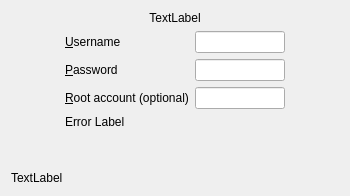
<?xml version="1.0" encoding="UTF-8"?>
<ui version="4.0">
 <class>OwncloudHttpCredsPage</class>
 <widget class="QWidget" name="OwncloudHttpCredsPage">
  <property name="geometry">
   <rect>
    <x>0</x>
    <y>0</y>
    <width>350</width>
    <height>196</height>
   </rect>
  </property>
  <property name="windowTitle">
   <string>Form</string>
  </property>
  <layout class="QGridLayout" name="gridLayout">
   <item row="1" column="0">
    <spacer name="horizontalSpacer">
     <property name="orientation">
      <enum>Qt::Horizontal</enum>
     </property>
     <property name="sizeType">
      <enum>QSizePolicy::Fixed</enum>
     </property>
     <property name="sizeHint" stdset="0">
      <size>
       <width>48</width>
       <height>20</height>
      </size>
     </property>
    </spacer>
   </item>
   <item row="1" column="1">
    <layout class="QFormLayout" name="formLayout">

     <item row="0" column="0">
      <widget class="QLabel" name="label">
       <property name="text">
        <string>&amp;Username</string>
       </property>
       <property name="buddy">
        <cstring>leUsername</cstring>
       </property>
      </widget>
     </item>

     <item row="1" column="0">
      <widget class="QLabel" name="label_2">
       <property name="text">
        <string>&amp;Password</string>
       </property>
       <property name="buddy">
        <cstring>lePassword</cstring>
       </property>
      </widget>
     </item>

     <item row="2" column="0">
      <widget class="QLabel" name="label">
       <property name="text">
        <string>&amp;Root account (optional)</string>
       </property>
       <property name="buddy">
        <cstring>leRootAccount</cstring>
       </property>
      </widget>
     </item>

     <item row="3" column="0" colspan="2">
      <widget class="QLabel" name="errorLabel">
       <property name="text">
        <string>Error Label</string>
       </property>
      </widget>
     </item>

     <item row="0" column="1">
      <widget class="QLineEdit" name="leUsername"/>
     </item>

     <item row="1" column="1">
      <widget class="QLineEdit" name="lePassword">
       <property name="echoMode">
        <enum>QLineEdit::Password</enum>
       </property>
      </widget>
     </item>

     <item row="2" column="1">
      <widget class="QLineEdit" name="leRootAccount"/>
     </item>

    </layout>
   </item>
   <item row="2" column="1">
    <spacer name="verticalSpacer">
     <property name="orientation">
      <enum>Qt::Vertical</enum>
     </property>
     <property name="sizeHint" stdset="0">
      <size>
       <width>20</width>
       <height>68</height>
      </size>
     </property>
    </spacer>
   </item>
   <item row="1" column="2">
    <spacer name="horizontalSpacer_2">
     <property name="orientation">
      <enum>Qt::Horizontal</enum>
     </property>
     <property name="sizeType">
      <enum>QSizePolicy::Fixed</enum>
     </property>
     <property name="sizeHint" stdset="0">
      <size>
       <width>48</width>
       <height>20</height>
      </size>
     </property>
    </spacer>
   </item>
   <item row="3" column="1">
    <layout class="QHBoxLayout" name="resultLayout"/>
   </item>
   <item row="0" column="0" colspan="3">
    <widget class="QLabel" name="topLabel">
     <property name="text">
      <string>TextLabel</string>
     </property>
     <property name="alignment">
      <set>Qt::AlignCenter</set>
     </property>
     <property name="wordWrap">
      <bool>true</bool>
     </property>
    </widget>
   </item>
   <item row="4" column="0" colspan="3">
    <widget class="QLabel" name="bottomLabel">
     <property name="text">
      <string>TextLabel</string>
     </property>
    </widget>
   </item>
  </layout>
  <zorder>topLabel</zorder>
  <zorder>bottomLabel</zorder>
 </widget>
 <resources/>
 <connections/>
</ui>
